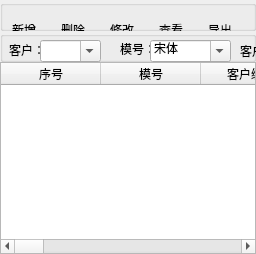
      <widget class="QWidget" name="jiancebaogao">
       <attribute name="title">
        <string>检测报告</string>
       </attribute>
       <layout class="QGridLayout" name="gridLayout_10">
        <property name="leftMargin">
         <number>0</number>
        </property>
        <property name="topMargin">
         <number>0</number>
        </property>
        <property name="rightMargin">
         <number>0</number>
        </property>
        <property name="bottomMargin">
         <number>0</number>
        </property>
        <property name="spacing">
         <number>0</number>
        </property>
        <item row="0" column="0">
         <widget class="QGroupBox" name="groupBox_6">
          <property name="maximumSize">
           <size>
            <width>16777215</width>
            <height>60</height>
           </size>
          </property>
          <property name="title">
           <string/>
          </property>
          <widget class="QWidget" name="layoutWidget_3">
           <property name="geometry">
            <rect>
             <x>0</x>
             <y>0</y>
             <width>371</width>
             <height>60</height>
            </rect>
           </property>
           <layout class="QGridLayout" name="gridLayout_9">
            <item row="0" column="3">
             <widget class="QToolButton" name="toolButton_15">
              <property name="text">
               <string>查看</string>
              </property>
              <property name="icon">
               <iconset>
                <normaloff>ICO/png/1081662.png</normaloff>ICO/png/1081662.png</iconset>
              </property>
              <property name="iconSize">
               <size>
                <width>36</width>
                <height>36</height>
               </size>
              </property>
              <property name="toolButtonStyle">
               <enum>Qt::ToolButtonTextUnderIcon</enum>
              </property>
              <property name="autoRaise">
               <bool>true</bool>
              </property>
             </widget>
            </item>
            <item row="0" column="2">
             <widget class="QToolButton" name="toolButton_16">
              <property name="text">
               <string>修改</string>
              </property>
              <property name="icon">
               <iconset>
                <normaloff>ICO/png/1073170.png</normaloff>ICO/png/1073170.png</iconset>
              </property>
              <property name="iconSize">
               <size>
                <width>36</width>
                <height>36</height>
               </size>
              </property>
              <property name="toolButtonStyle">
               <enum>Qt::ToolButtonTextUnderIcon</enum>
              </property>
              <property name="autoRaise">
               <bool>true</bool>
              </property>
             </widget>
            </item>
            <item row="0" column="6">
             <widget class="QToolButton" name="toolButton_17">
              <property name="text">
               <string>流程跳转</string>
              </property>
              <property name="icon">
               <iconset>
                <normaloff>ICO/png/1081628.png</normaloff>ICO/png/1081628.png</iconset>
              </property>
              <property name="iconSize">
               <size>
                <width>36</width>
                <height>36</height>
               </size>
              </property>
              <property name="toolButtonStyle">
               <enum>Qt::ToolButtonTextUnderIcon</enum>
              </property>
              <property name="autoRaise">
               <bool>true</bool>
              </property>
             </widget>
            </item>
            <item row="0" column="1">
             <widget class="QToolButton" name="toolButton_18">
              <property name="text">
               <string>删除</string>
              </property>
              <property name="icon">
               <iconset>
                <normaloff>ICO/png/1081640.png</normaloff>ICO/png/1081640.png</iconset>
              </property>
              <property name="iconSize">
               <size>
                <width>36</width>
                <height>36</height>
               </size>
              </property>
              <property name="toolButtonStyle">
               <enum>Qt::ToolButtonTextUnderIcon</enum>
              </property>
              <property name="autoRaise">
               <bool>true</bool>
              </property>
             </widget>
            </item>
            <item row="0" column="0">
             <widget class="QToolButton" name="toolButton_19">
              <property name="text">
               <string>新增</string>
              </property>
              <property name="icon">
               <iconset>
                <normaloff>ICO/png/1081676.png</normaloff>ICO/png/1081676.png</iconset>
              </property>
              <property name="iconSize">
               <size>
                <width>36</width>
                <height>36</height>
               </size>
              </property>
              <property name="toolButtonStyle">
               <enum>Qt::ToolButtonTextUnderIcon</enum>
              </property>
              <property name="autoRaise">
               <bool>true</bool>
              </property>
             </widget>
            </item>
            <item row="0" column="4">
             <widget class="QToolButton" name="toolButton_20">
              <property name="text">
               <string>导出</string>
              </property>
              <property name="icon">
               <iconset>
                <normaloff>ICO/png/1081656.png</normaloff>ICO/png/1081656.png</iconset>
              </property>
              <property name="iconSize">
               <size>
                <width>36</width>
                <height>36</height>
               </size>
              </property>
              <property name="toolButtonStyle">
               <enum>Qt::ToolButtonTextUnderIcon</enum>
              </property>
              <property name="autoRaise">
               <bool>true</bool>
              </property>
             </widget>
            </item>
            <item row="0" column="7">
             <widget class="QToolButton" name="toolButton_21">
              <property name="text">
               <string>退出</string>
              </property>
              <property name="icon">
               <iconset>
                <normaloff>ICO/png/1110305.png</normaloff>ICO/png/1110305.png</iconset>
              </property>
              <property name="iconSize">
               <size>
                <width>36</width>
                <height>36</height>
               </size>
              </property>
              <property name="toolButtonStyle">
               <enum>Qt::ToolButtonTextUnderIcon</enum>
              </property>
              <property name="autoRaise">
               <bool>true</bool>
              </property>
             </widget>
            </item>
           </layout>
          </widget>
         </widget>
        </item>
        <item row="1" column="0">
         <widget class="QGroupBox" name="groupBox_5">
          <property name="maximumSize">
           <size>
            <width>16777215</width>
            <height>40</height>
           </size>
          </property>
          <property name="title">
           <string/>
          </property>
          <widget class="QPushButton" name="chaxun_4">
           <property name="enabled">
            <bool>true</bool>
           </property>
           <property name="geometry">
            <rect>
             <x>1050</x>
             <y>10</y>
             <width>75</width>
             <height>23</height>
            </rect>
           </property>
           <property name="text">
            <string>查询</string>
           </property>
          </widget>
          <widget class="QLabel" name="label_27">
           <property name="geometry">
            <rect>
             <x>688</x>
             <y>12</y>
             <width>31</width>
             <height>16</height>
            </rect>
           </property>
           <property name="maximumSize">
            <size>
             <width>36</width>
             <height>16</height>
            </size>
           </property>
           <property name="text">
            <string>日期：</string>
           </property>
          </widget>
          <widget class="QDateEdit" name="dateEdit_7">
           <property name="geometry">
            <rect>
             <x>830</x>
             <y>11</y>
             <width>88</width>
             <height>20</height>
            </rect>
           </property>
           <property name="minimumSize">
            <size>
             <width>88</width>
             <height>20</height>
            </size>
           </property>
           <property name="maximumSize">
            <size>
             <width>88</width>
             <height>20</height>
            </size>
           </property>
           <property name="calendarPopup">
            <bool>true</bool>
           </property>
          </widget>
          <widget class="QLabel" name="label_28">
           <property name="geometry">
            <rect>
             <x>9</x>
             <y>11</y>
             <width>31</width>
             <height>16</height>
            </rect>
           </property>
           <property name="maximumSize">
            <size>
             <width>36</width>
             <height>16</height>
            </size>
           </property>
           <property name="styleSheet">
            <string notr="true"/>
           </property>
           <property name="text">
            <string>客户：</string>
           </property>
          </widget>
          <widget class="QLabel" name="label_29">
           <property name="geometry">
            <rect>
             <x>120</x>
             <y>10</y>
             <width>31</width>
             <height>16</height>
            </rect>
           </property>
           <property name="maximumSize">
            <size>
             <width>36</width>
             <height>16</height>
            </size>
           </property>
           <property name="text">
            <string>模号：</string>
           </property>
          </widget>
          <widget class="QLabel" name="label_30">
           <property name="geometry">
            <rect>
             <x>813</x>
             <y>11</y>
             <width>16</width>
             <height>16</height>
            </rect>
           </property>
           <property name="text">
            <string>至</string>
           </property>
          </widget>
          <widget class="QDateEdit" name="dateEdit_8">
           <property name="geometry">
            <rect>
             <x>720</x>
             <y>11</y>
             <width>88</width>
             <height>20</height>
            </rect>
           </property>
           <property name="minimumSize">
            <size>
             <width>88</width>
             <height>20</height>
            </size>
           </property>
           <property name="maximumSize">
            <size>
             <width>88</width>
             <height>20</height>
            </size>
           </property>
           <property name="calendarPopup">
            <bool>true</bool>
           </property>
          </widget>
          <widget class="QLabel" name="label_31">
           <property name="geometry">
            <rect>
             <x>530</x>
             <y>10</y>
             <width>60</width>
             <height>20</height>
            </rect>
           </property>
           <property name="maximumSize">
            <size>
             <width>60</width>
             <height>20</height>
            </size>
           </property>
           <property name="text">
            <string>检测人员：</string>
           </property>
          </widget>
          <widget class="QLabel" name="label_32">
           <property name="geometry">
            <rect>
             <x>240</x>
             <y>10</y>
             <width>61</width>
             <height>20</height>
            </rect>
           </property>
           <property name="text">
            <string>客户编号：</string>
           </property>
          </widget>
          <widget class="QLabel" name="label_33">
           <property name="geometry">
            <rect>
             <x>430</x>
             <y>10</y>
             <width>31</width>
             <height>20</height>
            </rect>
           </property>
           <property name="maximumSize">
            <size>
             <width>60</width>
             <height>20</height>
            </size>
           </property>
           <property name="text">
            <string>类型：</string>
           </property>
          </widget>
          <widget class="QComboBox" name="comboBox_18">
           <property name="geometry">
            <rect>
             <x>460</x>
             <y>10</y>
             <width>51</width>
             <height>22</height>
            </rect>
           </property>
           <item>
            <property name="text">
             <string>样品</string>
            </property>
           </item>
           <item>
            <property name="text">
             <string>零件</string>
            </property>
           </item>
           <item>
            <property name="text">
             <string>检具</string>
            </property>
           </item>
          </widget>
          <widget class="QLineEdit" name="lineEdit_8">
           <property name="geometry">
            <rect>
             <x>590</x>
             <y>10</y>
             <width>81</width>
             <height>20</height>
            </rect>
           </property>
           <property name="minimumSize">
            <size>
             <width>81</width>
             <height>20</height>
            </size>
           </property>
           <property name="maximumSize">
            <size>
             <width>81</width>
             <height>20</height>
            </size>
           </property>
           <property name="dragEnabled">
            <bool>false</bool>
           </property>
           <property name="readOnly">
            <bool>false</bool>
           </property>
           <property name="clearButtonEnabled">
            <bool>false</bool>
           </property>
          </widget>
          <widget class="QCheckBox" name="checkBox">
           <property name="geometry">
            <rect>
             <x>930</x>
             <y>2</y>
             <width>89</width>
             <height>16</height>
            </rect>
           </property>
           <property name="text">
            <string>包括移模项目</string>
           </property>
          </widget>
          <widget class="QCheckBox" name="checkBox_2">
           <property name="geometry">
            <rect>
             <x>930</x>
             <y>20</y>
             <width>89</width>
             <height>16</height>
            </rect>
           </property>
           <property name="text">
            <string>包括历史记录</string>
           </property>
          </widget>
          <widget class="QFontComboBox" name="fontComboBox_4">
           <property name="geometry">
            <rect>
             <x>150</x>
             <y>9</y>
             <width>81</width>
             <height>22</height>
            </rect>
           </property>
           <property name="currentText">
            <string>宋体</string>
           </property>
           <property name="writingSystem">
            <enum>QFontDatabase::Any</enum>
           </property>
          </widget>
          <widget class="QFontComboBox" name="fontComboBox_5">
           <property name="geometry">
            <rect>
             <x>40</x>
             <y>9</y>
             <width>61</width>
             <height>22</height>
            </rect>
           </property>
           <property name="currentText">
            <string/>
           </property>
          </widget>
          <widget class="QFontComboBox" name="fontComboBox_6">
           <property name="geometry">
            <rect>
             <x>300</x>
             <y>10</y>
             <width>121</width>
             <height>22</height>
            </rect>
           </property>
           <property name="currentText">
            <string/>
           </property>
           <property name="duplicatesEnabled">
            <bool>false</bool>
           </property>
          </widget>
         </widget>
        </item>
        <item row="2" column="0">
         <widget class="QTableWidget" name="tableWidget_3">
          <property name="sizePolicy">
           <sizepolicy hsizetype="Preferred" vsizetype="Preferred">
            <horstretch>0</horstretch>
            <verstretch>0</verstretch>
           </sizepolicy>
          </property>
          <property name="autoScroll">
           <bool>true</bool>
          </property>
          <column>
           <property name="text">
            <string>序号</string>
           </property>
          </column>
          <column>
           <property name="text">
            <string>模号</string>
           </property>
          </column>
          <column>
           <property name="text">
            <string>客户编号</string>
           </property>
          </column>
          <column>
           <property name="text">
            <string>报告格式</string>
           </property>
          </column>
          <column>
           <property name="text">
            <string>变薄率</string>
           </property>
          </column>
          <column>
           <property name="text">
            <string>检测日期</string>
           </property>
          </column>
          <column>
           <property name="text">
            <string>检测目的</string>
           </property>
          </column>
          <column>
           <property name="text">
            <string>数量</string>
           </property>
          </column>
          <column>
           <property name="text">
            <string>型面</string>
           </property>
          </column>
          <column>
           <property name="text">
            <string>料边</string>
           </property>
          </column>
          <column>
           <property name="text">
            <string>孔位</string>
           </property>
          </column>
          <column>
           <property name="text">
            <string>综合</string>
           </property>
          </column>
          <column>
           <property name="text">
            <string>检测人</string>
           </property>
          </column>
          <column>
           <property name="text">
            <string>耗时</string>
           </property>
          </column>
          <column>
           <property name="text">
            <string>备注</string>
           </property>
          </column>
          <column>
           <property name="text">
            <string>报告存放路径</string>
           </property>
          </column>
         </widget>
        </item>
       </layout>
      </widget>
